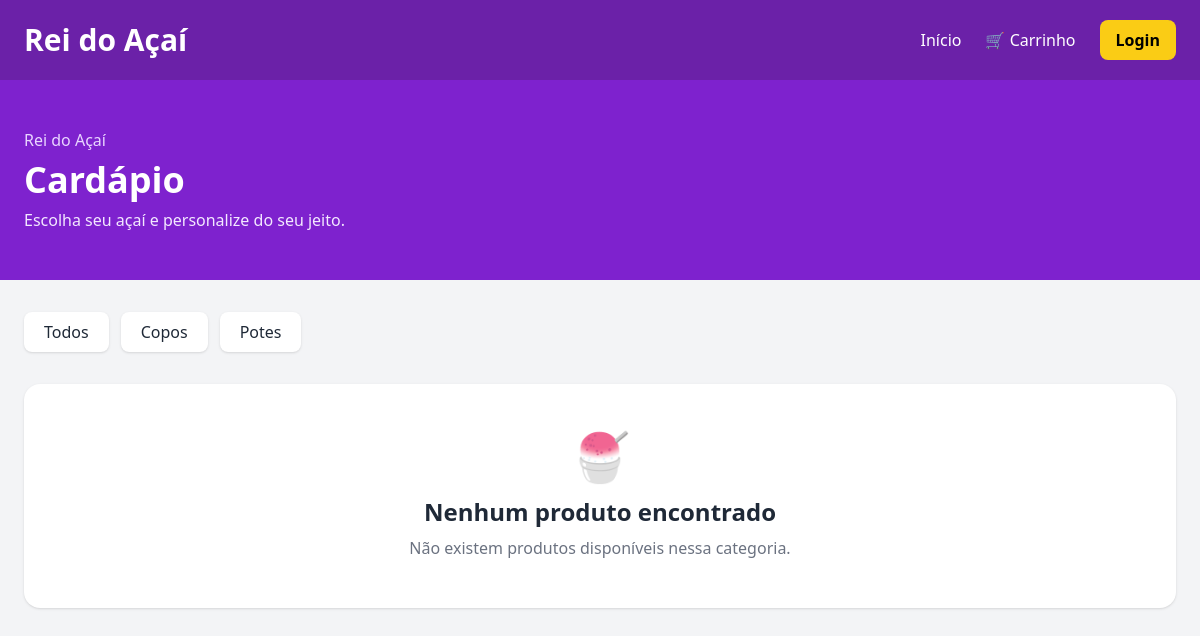
/cliente/cardapio.php, run on an earlier commit of the app's database.
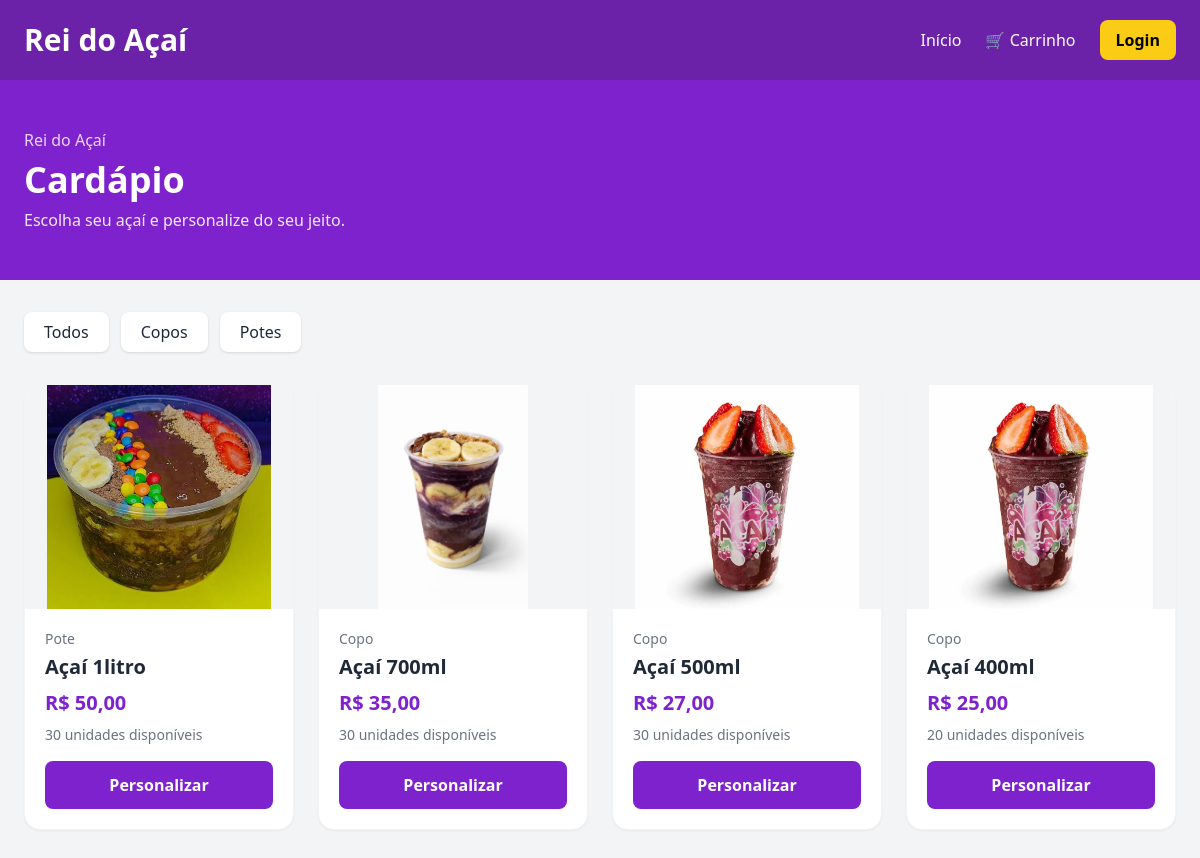
And on a later commit of the database.
### tables this page shows
CREATE TABLE PRODUTO(
ID_PROD INT NOT NULL AUTO_INCREMENT PRIMARY KEY,
NOME_PROD VARCHAR(30),
TIPO_PROD VARCHAR(30),
VALOR_PROD DECIMAL(5,2),
ESTOQUE INTEGER,
IMAGEM VARCHAR(255)
);

### cliente/cardapio.php (the view, shortened to what this page needs)
<?php
require_once "../config/conexao.php";
$categoria = $_GET["categoria"] ?? "Todos";
if ($categoria === "Todos") {
    $sql_produtos = "
        SELECT
            ID_PROD,
            NOME_PROD,
            TIPO_PROD,
            VALOR_PROD,
            ESTOQUE,
            IMAGEM
        FROM PRODUTO
        WHERE ESTOQUE > 0
        ORDER BY ID_PROD DESC
    ";
    $stmt_produtos = $conexao->prepare($sql_produtos);
}
$stmt_produtos->execute();
$resultado_produtos =
    $stmt_produtos->get_result();
?>
<!DOCTYPE html>
<html lang="pt-br">
<head>
    <script src="https://cdn.tailwindcss.com"></script>
</head>
<body class="bg-gray-100 text-gray-800">
<header class="bg-purple-800 text-white">
    <div
        class="max-w-7xl mx-auto px-6 py-5 flex justify-between items-center">
        <a
            href="../index.php"
            class="text-3xl font-bold">
            Rei do Açaí
        </a>
        <nav class="flex items-center gap-6">
            <a
                href="../index.php"
                class="hover:text-yellow-300 transition">
                Início
            </a>
            <a
                href="carrinho.php"
                class="hover:text-yellow-300 transition">
                🛒 Carrinho
            </a>
            <a
                href="../loginusuario.php"
                class="bg-yellow-400 text-black px-4 py-2 rounded-lg font-bold hover:bg-yellow-300 transition">
                Login
            </a>
        </nav>
    </div>
</header>
<section class="bg-purple-700 text-white py-12">
    <div class="max-w-7xl mx-auto px-6">
        <p class="text-purple-200 mb-2">
            Rei do Açaí
        </p>
        <h1 class="text-4xl font-bold">
            Cardápio
        </h1>
        <p class="mt-2 text-purple-100">
            Escolha seu açaí e personalize do seu jeito.
        </p>
    </div>
</section>
<section class="max-w-7xl mx-auto px-6 py-8">
    <div class="flex flex-wrap gap-3">
        <a
            href="cardapio.php"
            class="px-5 py-2 rounded-lg bg-white shadow hover:bg-purple-100 transition">
            Todos
        </a>
        <a
            href="cardapio.php?categoria=Copo"
            class="px-5 py-2 rounded-lg bg-white shadow hover:bg-purple-100 transition">
            Copos
        </a>
        <a
            href="cardapio.php?categoria=Pote"
            class="px-5 py-2 rounded-lg bg-white shadow hover:bg-purple-100 transition">
            Potes
        </a>
    </div>
</section>
<main class="max-w-7xl mx-auto px-6 pb-16">
    <?php if ($resultado_produtos->num_rows > 0): ?>
        <div
            class="grid grid-cols-1 sm:grid-cols-2 lg:grid-cols-4 gap-6">
            <?php while ($produto = $resultado_produtos->fetch_assoc()): ?>
                <div
                    class="bg-white rounded-2xl shadow-sm border border-gray-100 overflow-hidden hover:shadow-lg transition">
                    <div
                        class="h-56 bg-gray-100 flex items-center justify-center overflow-hidden">
                        <?php if (!empty($produto["IMAGEM"])): ?>
                            <img
                                src="../<?php echo htmlspecialchars($produto["IMAGEM"]); ?>"
                                alt="<?php echo htmlspecialchars($produto["NOME_PROD"]); ?>"
                                class="w-full h-full object-contain">
                        <?php else: ?>
                            <span class="text-gray-400">
                                Sem imagem
                            </span>
                        <?php endif; ?>
                    </div>
                    <div class="p-5">
                        <p
                            class="text-sm text-gray-500 mb-1">
                            <?php echo htmlspecialchars($produto["TIPO_PROD"]); ?>
                        </p>
                        <h2 class="text-xl font-bold">
                            <?php echo htmlspecialchars($produto["NOME_PROD"]); ?>
                        </h2>
                        <p
                            class="text-purple-700 text-xl font-bold mt-2">
                            R$
                            <?php echo number_format(
                                $produto["VALOR_PROD"],
                                2,
                                ",",
                                "."
                            ); ?>
                        </p>
                        <p
                            class="text-sm text-gray-500 mt-2">
                            <?php echo $produto["ESTOQUE"]; ?>
                            unidades disponíveis
                        </p>
                        <button
                            type="button"
                            class="btn-produto mt-4 w-full bg-purple-700 text-white py-3 rounded-lg font-semibold hover:bg-purple-800 transition"
                            data-id="<?php echo $produto["ID_PROD"]; ?>"
                            data-nome="<?php echo htmlspecialchars($produto["NOME_PROD"]); ?>"
                            data-preco="<?php echo $produto["VALOR_PROD"]; ?>"
                            data-imagem="<?php echo htmlspecialchars($produto["IMAGEM"]); ?>"
                            data-estoque="<?php echo $produto["ESTOQUE"]; ?>">
                            Personalizar
                        </button>
                    </div>
                </div>
            <?php endwhile; ?>
        </div>
    <?php else: ?>
        <div
            class="bg-white rounded-2xl shadow p-12 text-center">
            <div class="text-5xl mb-4">
                🍧
            </div>
            <h2 class="text-2xl font-bold">
                Nenhum produto encontrado
            </h2>
            <p class="text-gray-500 mt-2">
                Não existem produtos disponíveis nessa categoria.
            </p>
        </div>
    <?php endif; ?>
</main>
</body>
</html>

What changed in the data, as far as the page shows it:
added produto: IMAGEM (picture), TIPO_PROD "Pote", NOME_PROD "Açaí 1litro", VALOR_PROD "50,00", ESTOQUE "30"
added produto: IMAGEM (picture), TIPO_PROD "Copo", NOME_PROD "Açaí 700ml", VALOR_PROD "35,00", ESTOQUE "30"
added produto: IMAGEM (picture), TIPO_PROD "Copo", NOME_PROD "Açaí 500ml", VALOR_PROD "27,00", ESTOQUE "30"
added produto: IMAGEM (picture), TIPO_PROD "Copo", NOME_PROD "Açaí 400ml", VALOR_PROD "25,00", ESTOQUE "20"
Also different on the page:
text no longer shown: "🍧 Nenhum produto encontrado Não existem produtos disponíveis nessa categoria."
